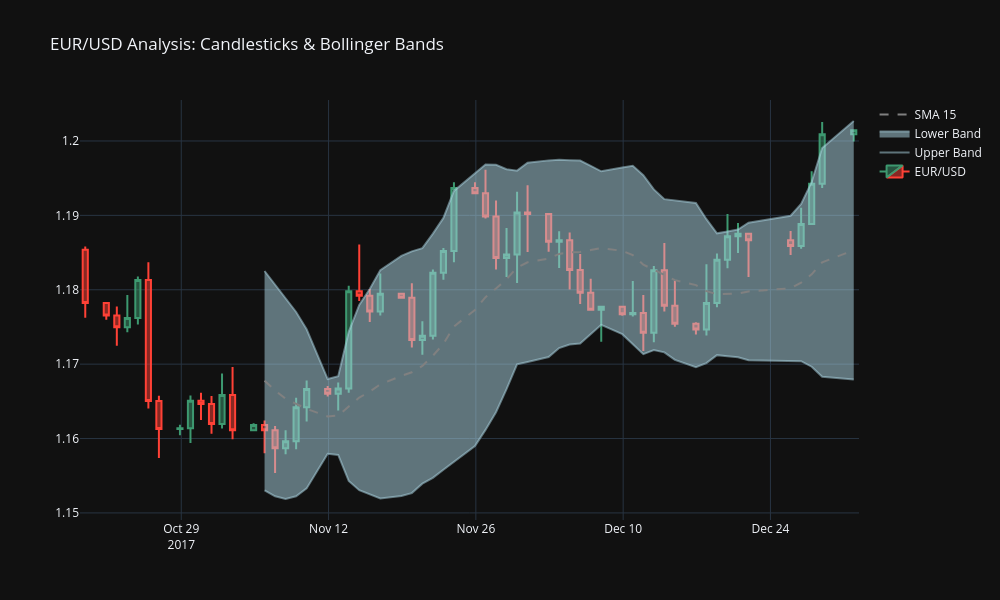

The code cell stored with this chart in its notebook:
### Code cell
import plotly.graph_objects as go

fig = go.Figure(data=[go.Candlestick(x=quotes.index,
                open=quotes['AskOpen'],
                high=quotes['AskHigh'],
                low=quotes['AskLow'],
                close=quotes['AskClose'],
                name='EUR/USD')])

sma = quotes['AskClose'].rolling(window=15).mean()
std = quotes['AskClose'].rolling(window=15).std()

upper_band = sma + (std * 2)
lower_band = sma - (std * 2)

fig.add_trace(go.Scatter(x=quotes.index, y=upper_band, name='Upper Band', line=dict(color='rgba(173, 216, 230, 0.5)')))
fig.add_trace(go.Scatter(x=quotes.index, y=lower_band, name='Lower Band', line=dict(color='rgba(173, 216, 230, 0.5)'), fill='tonexty'))
fig.add_trace(go.Scatter(x=quotes.index, y=sma, name='SMA 15', line=dict(color='gray', dash='dash')))

fig.update_layout(
    title='EUR/USD Analysis: Candlesticks & Bollinger Bands',
    template='plotly_dark',
    width=1000,
    height=600,
    xaxis_rangeslider_visible=False 
)

fig.show()
